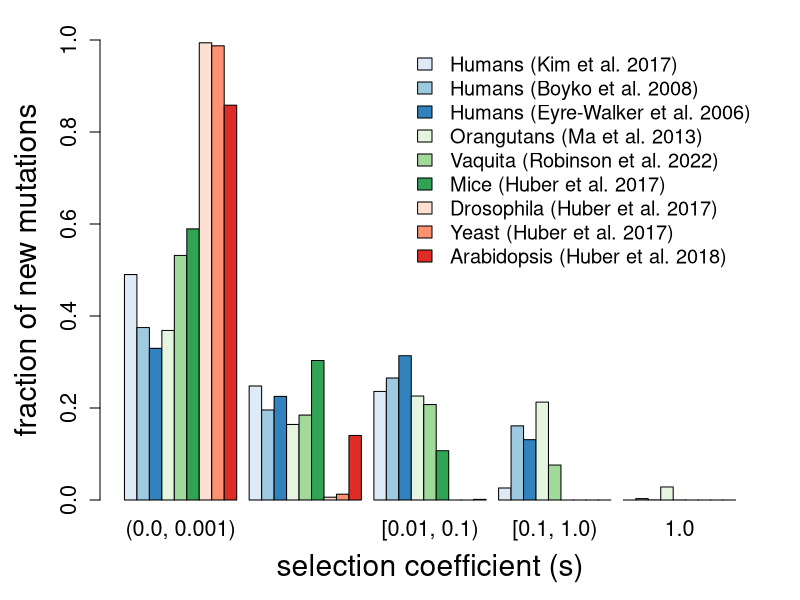

Source code (R):
### script for creating Figure 1 in Kyriazis et al. 2023 AmNat

# function to subset each DFE into different mutation classes
get_DFE_fracs <- function(shape, scale){
  g <- rgamma(n=1000000,shape = shape, scale= scale)
  
  lethals <- g[g>0.99]
  lethals_frac <- length(lethals)/length(g)
  
  sublethals <- g[g<0.99 & g >0.1]
  sublet_frac <- length(sublethals)/length(g)
  
  strDel <- g[g<0.1 & g >0.01]
  strDel_frac <- length(strDel)/length(g)
  
  modDel <- g[g<0.01 & g >0.001]
  modDel_frac <- length(modDel)/length(g)
  
  wkDel <- g[g<0.001]
  wkDel_frac <- length(wkDel)/length(g)
  
  return(rev(c(lethals_frac,sublet_frac,strDel_frac,modDel_frac,wkDel_frac)))
}

## draw samples from each model and use function to get proportions of each mutation type

# results for Kim 2017 DFE and Henn hs
mean = 0.01314833
shape = 0.186
scale = mean/shape
g <- rgamma(n=1000000,shape = shape, scale= scale)
kim_DFE_fracs <- get_DFE_fracs(shape,scale)

# results for Boyko 2008 DFE
shape = 0.184 
scale = 8200/25636
mean = scale*shape
g <- rgamma(n=1000000,shape = shape, scale= scale)
boyko_DFE_fracs <- get_DFE_fracs(shape,scale)

# Eyre walker 
shape=0.23
mean=0.043
scale = mean/shape
g <- rgamma(n=1000000,shape = shape, scale= scale)
eyrewalker_DFE_fracs <- get_DFE_fracs(shape,scale)

# results for vaquita DFE
mean = 0.0257224845852388
shape = 0.13139582
scale = mean/shape
g <- rgamma(n=1000000,shape = shape, scale= scale)
vaquita_DFE_fracs <- get_DFE_fracs(shape,scale)

# mouse from huber 2017
shape=0.22
scale=0.016
g <- rgamma(n=1000000,shape = shape, scale= scale)
mouse_DFE_fracs <- get_DFE_fracs(shape,scale)

# yeast from huber 2017
shape=0.22
scale=3.7e-04
g <- rgamma(n=1000000,shape = shape, scale= scale)
yeast_DFE_fracs <- get_DFE_fracs(shape,scale)

# drosophila from huber 2017
shape=0.35
scale=3.8e-04
g <- rgamma(n=1000000,shape = shape, scale= scale)
dmel_DFE_fracs <- get_DFE_fracs(shape,scale)

# arabidopsis
mean = 0.00048655
shape = 0.185
scale = mean/shape
g <- rgamma(n=1000000,shape = shape, scale= scale)
arab_DFE_fracs <- get_DFE_fracs(shape,scale)

# orangutans
shape=0.16
scale=14392/17934
g <- rgamma(n=1000000,shape = shape, scale= scale)
orang_DFE_fracs <- get_DFE_fracs(shape,scale)


# plot results as histogram
setwd("~/Documents/UCLA/simulations_review/Analysis/Plots/")

par(mar=c(5,5,2,2))
library("RColorBrewer")
cols <- c(brewer.pal(3,"Blues"),brewer.pal(3,"Greens"),brewer.pal(3,"Reds"))

DFEs <- rbind(kim_DFE_fracs,boyko_DFE_fracs,eyrewalker_DFE_fracs,orang_DFE_fracs,vaquita_DFE_fracs,mouse_DFE_fracs,yeast_DFE_fracs,dmel_DFE_fracs,arab_DFE_fracs)
barplot(DFEs,beside=T, ylim=c(0,1), xlab="selection coefficient (s)", ylab="fraction of new mutations",
        names.arg = c("(0.0, 0.001)","[0.001, 0.01)","[0.01, 0.1)","[0.1, 1.0)","1.0"), cex.lab = 1.8, col=cols, cex.names =1.3, cex.axis=1.3)
legend("topright", legend=c("Humans (Kim et al. 2017)","Humans (Boyko et al. 2008)","Humans (Eyre-Walker et al. 2006)", "Orangutans (Ma et al. 2013)", "Vaquita (Robinson et al. 2022)","Mice (Huber et al. 2017)","Drosophila (Huber et al. 2017)","Yeast (Huber et al. 2017)","Arabidopsis (Huber et al. 2018)" ), 
       fill=cols, cex=1.2, bty = "n")

dev.off()

